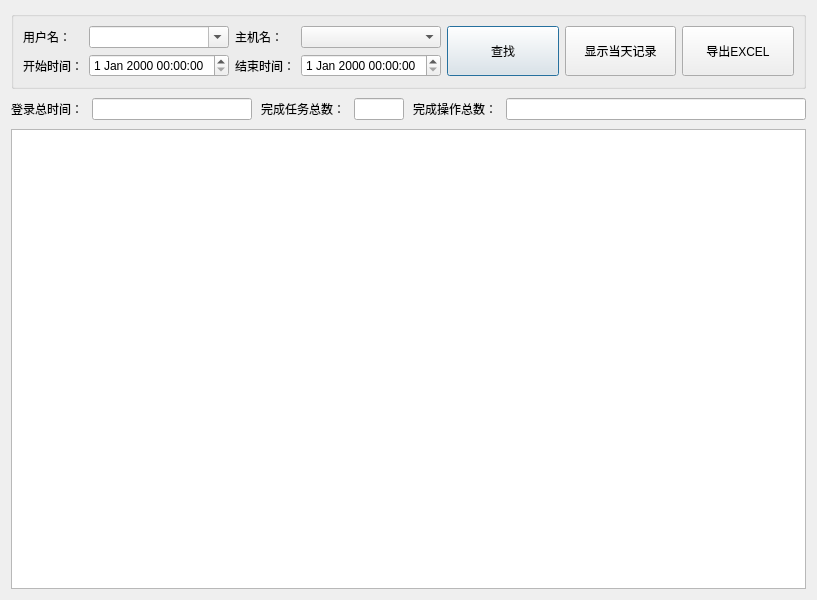
<?xml version="1.0" encoding="UTF-8"?>
<ui version="4.0">
 <class>CLoginRecTable</class>
 <widget class="QDialog" name="CLoginRecTable">
  <property name="geometry">
   <rect>
    <x>0</x>
    <y>0</y>
    <width>800</width>
    <height>600</height>
   </rect>
  </property>
  <property name="windowTitle">
   <string>登录历史记录</string>
  </property>
  <layout class="QVBoxLayout" name="verticalLayout">
   <property name="spacing">
    <number>9</number>
   </property>
   <item>
    <widget class="QGroupBox" name="groupBox">
     <property name="title">
      <string/>
     </property>
     <layout class="QGridLayout" name="gridLayout" columnstretch="3,3,5">
      <item row="0" column="0">
       <layout class="QHBoxLayout" name="horizontalLayout">
        <item>
         <widget class="QLabel" name="label_3">
          <property name="minimumSize">
           <size>
            <width>60</width>
            <height>0</height>
           </size>
          </property>
          <property name="maximumSize">
           <size>
            <width>60</width>
            <height>16777215</height>
           </size>
          </property>
          <property name="styleSheet">
           <string notr="true"/>
          </property>
          <property name="text">
           <string>用户名：</string>
          </property>
         </widget>
        </item>
        <item>
         <widget class="QComboBox" name="comboUserName">
          <property name="maximumSize">
           <size>
            <width>140</width>
            <height>16777215</height>
           </size>
          </property>
          <property name="editable">
           <bool>true</bool>
          </property>
         </widget>
        </item>
       </layout>
      </item>
      <item row="0" column="1">
       <layout class="QHBoxLayout" name="horizontalLayout_3">
        <item>
         <widget class="QLabel" name="label_4">
          <property name="minimumSize">
           <size>
            <width>60</width>
            <height>0</height>
           </size>
          </property>
          <property name="maximumSize">
           <size>
            <width>60</width>
            <height>16777215</height>
           </size>
          </property>
          <property name="styleSheet">
           <string notr="true"/>
          </property>
          <property name="text">
           <string>主机名：</string>
          </property>
         </widget>
        </item>
        <item>
         <widget class="QComboBox" name="comboHostName">
          <property name="maximumSize">
           <size>
            <width>140</width>
            <height>16777215</height>
           </size>
          </property>
         </widget>
        </item>
       </layout>
      </item>
      <item row="0" column="2" rowspan="2">
       <layout class="QHBoxLayout" name="horizontalLayout_5">
        <item>
         <widget class="QPushButton" name="buttonDisplay">
          <property name="minimumSize">
           <size>
            <width>80</width>
            <height>50</height>
           </size>
          </property>
          <property name="styleSheet">
           <string notr="true"/>
          </property>
          <property name="text">
           <string>查找</string>
          </property>
         </widget>
        </item>
        <item>
         <widget class="QPushButton" name="buttonDisplayToday">
          <property name="minimumSize">
           <size>
            <width>80</width>
            <height>50</height>
           </size>
          </property>
          <property name="maximumSize">
           <size>
            <width>16777215</width>
            <height>16777215</height>
           </size>
          </property>
          <property name="styleSheet">
           <string notr="true"/>
          </property>
          <property name="text">
           <string>显示当天记录</string>
          </property>
         </widget>
        </item>
        <item>
         <widget class="QPushButton" name="buttonExport">
          <property name="minimumSize">
           <size>
            <width>80</width>
            <height>50</height>
           </size>
          </property>
          <property name="styleSheet">
           <string notr="true"/>
          </property>
          <property name="text">
           <string>导出EXCEL</string>
          </property>
         </widget>
        </item>
       </layout>
      </item>
      <item row="1" column="0">
       <layout class="QHBoxLayout" name="horizontalLayout_2">
        <item>
         <widget class="QLabel" name="label">
          <property name="minimumSize">
           <size>
            <width>60</width>
            <height>0</height>
           </size>
          </property>
          <property name="maximumSize">
           <size>
            <width>60</width>
            <height>16777215</height>
           </size>
          </property>
          <property name="styleSheet">
           <string notr="true"/>
          </property>
          <property name="text">
           <string>开始时间：</string>
          </property>
         </widget>
        </item>
        <item>
         <widget class="QDateTimeEdit" name="editStartTime">
          <property name="maximumSize">
           <size>
            <width>140</width>
            <height>16777215</height>
           </size>
          </property>
         </widget>
        </item>
       </layout>
      </item>
      <item row="1" column="1">
       <layout class="QHBoxLayout" name="horizontalLayout_4">
        <item>
         <widget class="QLabel" name="label_2">
          <property name="minimumSize">
           <size>
            <width>60</width>
            <height>0</height>
           </size>
          </property>
          <property name="maximumSize">
           <size>
            <width>60</width>
            <height>16777215</height>
           </size>
          </property>
          <property name="styleSheet">
           <string notr="true"/>
          </property>
          <property name="text">
           <string>结束时间：</string>
          </property>
         </widget>
        </item>
        <item>
         <widget class="QDateTimeEdit" name="editEndTime">
          <property name="maximumSize">
           <size>
            <width>140</width>
            <height>16777215</height>
           </size>
          </property>
         </widget>
        </item>
       </layout>
      </item>
     </layout>
    </widget>
   </item>
   <item>
    <layout class="QHBoxLayout" name="horizontalLayout_6">
     <property name="sizeConstraint">
      <enum>QLayout::SetDefaultConstraint</enum>
     </property>
     <item>
      <widget class="QLabel" name="label_5">
       <property name="text">
        <string>登录总时间：</string>
       </property>
      </widget>
     </item>
     <item>
      <widget class="QLineEdit" name="editLoginTime">
       <property name="sizePolicy">
        <sizepolicy hsizetype="Fixed" vsizetype="Fixed">
         <horstretch>0</horstretch>
         <verstretch>0</verstretch>
        </sizepolicy>
       </property>
       <property name="minimumSize">
        <size>
         <width>160</width>
         <height>0</height>
        </size>
       </property>
       <property name="maximumSize">
        <size>
         <width>16777215</width>
         <height>16777215</height>
        </size>
       </property>
       <property name="styleSheet">
        <string notr="true">color: rgb(0, 85, 255);
font: 75 12pt &quot;黑体&quot;;</string>
       </property>
       <property name="text">
        <string/>
       </property>
       <property name="alignment">
        <set>Qt::AlignCenter</set>
       </property>
       <property name="dragEnabled">
        <bool>false</bool>
       </property>
       <property name="readOnly">
        <bool>true</bool>
       </property>
      </widget>
     </item>
     <item>
      <widget class="QLabel" name="label_6">
       <property name="text">
        <string>完成任务总数：</string>
       </property>
      </widget>
     </item>
     <item>
      <widget class="QLineEdit" name="editTaskNum">
       <property name="sizePolicy">
        <sizepolicy hsizetype="Fixed" vsizetype="Fixed">
         <horstretch>0</horstretch>
         <verstretch>0</verstretch>
        </sizepolicy>
       </property>
       <property name="maximumSize">
        <size>
         <width>50</width>
         <height>16777215</height>
        </size>
       </property>
       <property name="styleSheet">
        <string notr="true">color: rgb(0, 85, 255);
font: 75 12pt &quot;黑体&quot;;</string>
       </property>
       <property name="text">
        <string/>
       </property>
       <property name="alignment">
        <set>Qt::AlignCenter</set>
       </property>
       <property name="dragEnabled">
        <bool>false</bool>
       </property>
       <property name="readOnly">
        <bool>true</bool>
       </property>
      </widget>
     </item>
     <item>
      <widget class="QLabel" name="label_7">
       <property name="text">
        <string>完成操作总数：</string>
       </property>
      </widget>
     </item>
     <item>
      <widget class="QLineEdit" name="editOptNum">
       <property name="sizePolicy">
        <sizepolicy hsizetype="Fixed" vsizetype="Fixed">
         <horstretch>0</horstretch>
         <verstretch>0</verstretch>
        </sizepolicy>
       </property>
       <property name="minimumSize">
        <size>
         <width>300</width>
         <height>0</height>
        </size>
       </property>
       <property name="styleSheet">
        <string notr="true">color: rgb(0, 85, 255);
font: 75 12pt &quot;黑体&quot;;</string>
       </property>
       <property name="text">
        <string/>
       </property>
       <property name="alignment">
        <set>Qt::AlignCenter</set>
       </property>
       <property name="dragEnabled">
        <bool>false</bool>
       </property>
       <property name="readOnly">
        <bool>true</bool>
       </property>
      </widget>
     </item>
    </layout>
   </item>
   <item>
    <widget class="QTableView" name="viewLoginRec"/>
   </item>
  </layout>
 </widget>
 <resources/>
 <connections/>
</ui>
